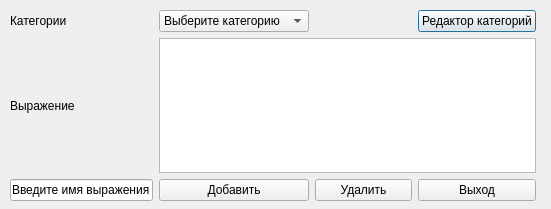
<?xml version="1.0" encoding="UTF-8"?>
<ui version="4.0">
 <class>Dialog</class>
 <widget class="QDialog" name="Dialog">
  <property name="geometry">
   <rect>
    <x>0</x>
    <y>0</y>
    <width>551</width>
    <height>209</height>
   </rect>
  </property>
  <property name="windowTitle">
   <string>Редактор выражений</string>
  </property>
  <widget class="QWidget" name="gridLayoutWidget_2">
   <property name="geometry">
    <rect>
     <x>10</x>
     <y>10</y>
     <width>526</width>
     <height>191</height>
    </rect>
   </property>
   <layout class="QGridLayout" name="gridLayout_2">
    <item row="0" column="3">
     <widget class="QPushButton" name="bt_categ_edit">
      <property name="text">
       <string>Редактор категорий</string>
      </property>
     </widget>
    </item>
    <item row="0" column="2">
     <spacer name="horizontalSpacer_2">
      <property name="orientation">
       <enum>Qt::Horizontal</enum>
      </property>
      <property name="sizeType">
       <enum>QSizePolicy::Fixed</enum>
      </property>
      <property name="sizeHint" stdset="0">
       <size>
        <width>97</width>
        <height>20</height>
       </size>
      </property>
     </spacer>
    </item>
    <item row="2" column="1">
     <widget class="QPushButton" name="bt_add">
      <property name="text">
       <string>Добавить</string>
      </property>
     </widget>
    </item>
    <item row="0" column="1">
     <widget class="QComboBox" name="combo_category">
      <item>
       <property name="text">
        <string>Выберите категорию</string>
       </property>
      </item>
     </widget>
    </item>
    <item row="2" column="2">
     <widget class="QPushButton" name="bt_del">
      <property name="text">
       <string>Удалить</string>
      </property>
     </widget>
    </item>
    <item row="1" column="1" colspan="3">
     <widget class="QListView" name="regular_list"/>
    </item>
    <item row="0" column="0">
     <widget class="QLabel" name="label">
      <property name="text">
       <string>Категории</string>
      </property>
     </widget>
    </item>
    <item row="1" column="0">
     <widget class="QLabel" name="label_2">
      <property name="text">
       <string>Выражение</string>
      </property>
     </widget>
    </item>
    <item row="2" column="3">
     <widget class="QPushButton" name="bt_cancel">
      <property name="text">
       <string>Выход</string>
      </property>
     </widget>
    </item>
    <item row="2" column="0">
     <widget class="QLineEdit" name="lineEdit">
      <property name="text">
       <string>Введите имя выражения</string>
      </property>
     </widget>
    </item>
   </layout>
  </widget>
 </widget>
 <resources/>
 <connections/>
</ui>
